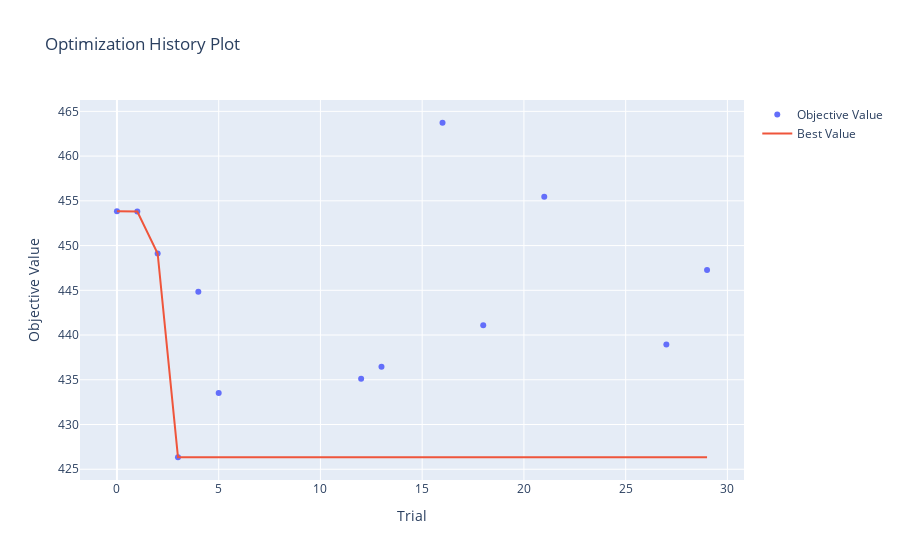
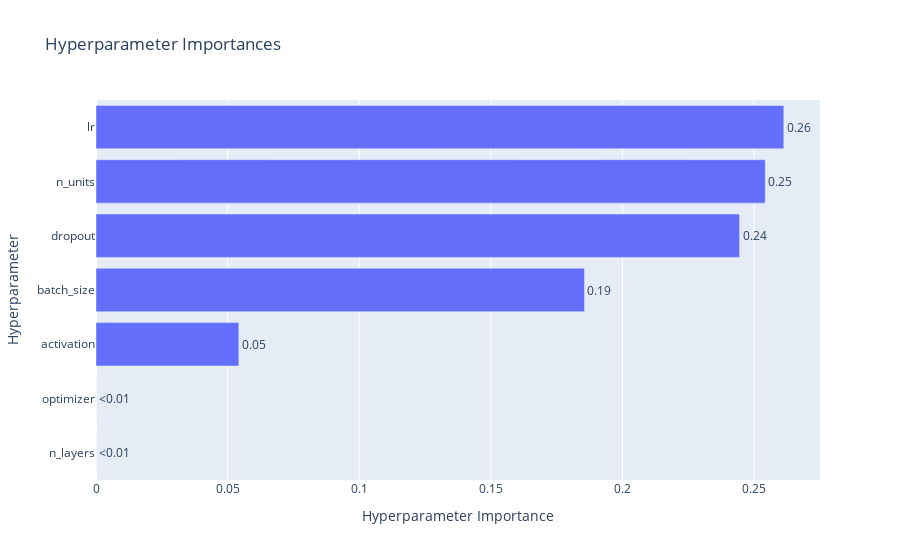

These figures' notebook cell, in order:
### Markdown cell above
### 5. Optuna Visuals
Let's look at the charts to see how the optimization process went and which parameters mattered most.

### Code cell
# Optimization History
fig = plot_optimization_history(study)
fig.show()

# Parameter Importance
try:
    fig = plot_param_importances(study)
    fig.show()
except:
    print("Oops, couldn't plot importance.")

### Figure 1 — Plotly figure (JSON) as saved in the notebook; plotly's stock layout.template omitted (floating-point values rounded to 4 significant figures)
{"data": [{"mode": "markers", "name": "Objective Value", "type": "scatter", "x": [0, 1, 2, 3, 4, 5, 12, 13, 16, 18, 21, 27, 29], "y": [453.8, 453.8, 449.1, 426.3, 444.8, 433.5, 435.1, 436.5, 463.7, 441.1, 455.5, 438.9, 447.3]}, {"mode": "lines", "name": "Best Value", "type": "scatter", "x": [0, 1, 2, 3, 4, 5, 6, 7, 8, 9, 10, 11, 12, 13, 14, 15, 16, 17, 18, 19, 20, 21, 22, 23, 24, 25, 26, 27, 28, 29], "y": [453.8, 453.8, 449.1, 426.3, 426.3, 426.3, 426.3, 426.3, 426.3, 426.3, 426.3, 426.3, 426.3, 426.3, 426.3, 426.3, 426.3, 426.3, 426.3, 426.3, 426.3, 426.3, 426.3, 426.3, 426.3, 426.3, 426.3, 426.3, 426.3, 426.3]}, {"marker": {"color": "#cccccc"}, "mode": "markers", "name": "Infeasible Trial", "showlegend": false, "type": "scatter", "x": [], "y": []}], "layout": {"title": {"text": "Optimization History Plot"}, "xaxis": {"title": {"text": "Trial"}}, "yaxis": {"title": {"text": "Objective Value"}}}}

### Figure 2 — Plotly figure (JSON) as saved in the notebook; plotly's stock layout.template omitted (floating-point values rounded to 4 significant figures)
{"data": [{"cliponaxis": false, "hovertemplate": ["n_layers (IntDistribution): 0.0<extra></extra>", "optimizer (CategoricalDistribution): 0.0<extra></extra>", "activation (CategoricalDistribution): 0.054273193197653856<extra></extra>", "batch_size (CategoricalDistribution): 0.1855853916694193<extra></extra>", "dropout (FloatDistribution): 0.2445278893085787<extra></extra>", "n_units (IntDistribution): 0.2542861818277256<extra></extra>", "lr (FloatDistribution): 0.2613273439966225<extra></extra>"], "name": "Objective Value", "orientation": "h", "text": ["<0.01", "<0.01", "0.05", "0.19", "0.24", "0.25", "0.26"], "textposition": "outside", "type": "bar", "x": [0, 0, 0.05427, 0.1856, 0.2445, 0.2543, 0.2613], "y": ["n_layers", "optimizer", "activation", "batch_size", "dropout", "n_units", "lr"]}], "layout": {"title": {"text": "Hyperparameter Importances"}, "xaxis": {"title": {"text": "Hyperparameter Importance"}}, "yaxis": {"title": {"text": "Hyperparameter"}}}}
